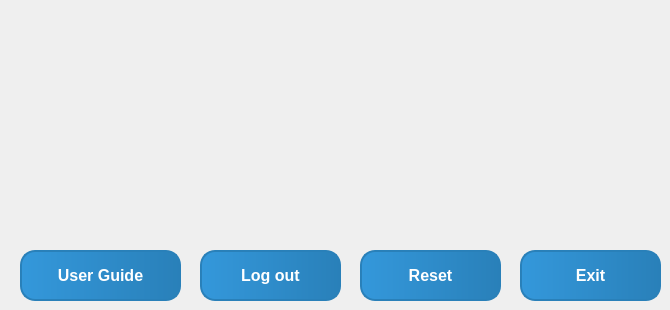
    <widget class="QWidget" name="tabSetting">
     <attribute name="title">
      <string>Setting</string>
     </attribute>
     <widget class="QPushButton" name="pushButtonLogOut">
      <property name="geometry">
       <rect>
        <x>200</x>
        <y>250</y>
        <width>141</width>
        <height>51</height>
       </rect>
      </property>
      <property name="styleSheet">
       <string notr="true">/* Tùy chỉnh cho QTabWidget */
QTabWidget::pane {
    border: none; /* Xóa viền của QTabWidget */
    background-color: transparent; /* Nền trong suốt */
}

QTabBar::tab {
    background: qlineargradient(x1:0, y1:0, x2:1, y2:0, stop:0 #4e79b0, stop:1 #1e5fa1); /* Gradient nền của tab */
    color: white; /* Màu chữ */
    border: 2px solid #1e5fa1; /* Viền tab */
    border-radius: 12px; /* Bo tròn góc của tab */
    padding: 12px; /* Khoảng cách giữa văn bản và viền */
    margin-right: 6px; /* Khoảng cách giữa các tab */
    font-size: 14px; /* Kích thước font chữ */
    font-weight: bold; /* Làm cho chữ đậm */
}

QTabBar::tab:selected {
    background: qlineargradient(x1:0, y1:0, x2:1, y2:0, stop:0 #1abc9c, stop:1 #16a085); /* Gradient nền của tab khi chọn */
    border-color: #1abc9c; /* Viền của tab khi chọn */
}

QTabBar::tab:hover {
    background: qlineargradient(x1:0, y1:0, x2:1, y2:0, stop:0 #16a085, stop:1 #1abc9c); /* Gradient nền của tab khi hover */
}

/* Tùy chỉnh cho các nút */
QPushButton {
    background: qlineargradient(x1:0, y1:0, x2:1, y2:0, stop:0 #3498db, stop:1 #2980b9); /* Gradient nền của nút */
    color: white; /* Màu chữ */
    border: 2px solid #2980b9; /* Viền của nút */
    border-radius: 15px; /* Bo tròn góc của nút */
    padding: 15px 30px; /* Khoảng cách giữa văn bản và viền */
    font-size: 16px; /* Kích thước font chữ */
    font-weight: bold; /* Làm cho chữ đậm */
    transition: background-color 0.3s, border-color 0.3s, color 0.3s; /* Hiệu ứng chuyển màu */
}

QPushButton:hover {
    background: qlineargradient(x1:0, y1:0, x2:1, y2:0, stop:0 #1abc9c, stop:1 #16a085); /* Gradient nền của nút khi hover */
    color: white; /* Màu chữ khi hover */
    border-color: #16a085; /* Viền của nút khi hover */
}

QPushButton:pressed {
    background: qlineargradient(x1:0, y1:0, x2:1, y2:0, stop:0 #16a085, stop:1 #1abc9c); /* Gradient nền của nút khi nhấn */
    border-color: #1abc9c; /* Viền của nút khi nhấn */
    color: white; /* Màu chữ khi nhấn */
    transform: scale(0.98); /* Tạo hiệu ứng co lại khi nhấn */
}

/* Tùy chỉnh cho các tab khi không chọn */
QTabBar::tab:!selected {
    background: qlineargradient(x1:0, y1:0, x2:1, y2:0, stop:0 #34495e, stop:1 #2c3e50); /* Gradient nền cho tab chưa chọn */
    border-color: #2c3e50; /* Viền cho tab chưa chọn */
    color: #ecf0f1; /* Màu chữ cho tab chưa chọn */
}

/* Đảm bảo rằng tab có hiệu ứng khi hover */
QTabBar::tab:hover:!selected {
    background: qlineargradient(x1:0, y1:0, x2:1, y2:0, stop:0 #1abc9c, stop:1 #16a085); /* Gradient nền khi hover vào tab chưa chọn */
    border-color: #16a085;
}
</string>
      </property>
      <property name="text">
       <string>Log out</string>
      </property>
     </widget>
     <widget class="QPushButton" name="pushButtonReset">
      <property name="geometry">
       <rect>
        <x>360</x>
        <y>250</y>
        <width>141</width>
        <height>51</height>
       </rect>
      </property>
      <property name="styleSheet">
       <string notr="true">/* Tùy chỉnh cho QTabWidget */
QTabWidget::pane {
    border: none; /* Xóa viền của QTabWidget */
    background-color: transparent; /* Nền trong suốt */
}

QTabBar::tab {
    background: qlineargradient(x1:0, y1:0, x2:1, y2:0, stop:0 #4e79b0, stop:1 #1e5fa1); /* Gradient nền của tab */
    color: white; /* Màu chữ */
    border: 2px solid #1e5fa1; /* Viền tab */
    border-radius: 12px; /* Bo tròn góc của tab */
    padding: 12px; /* Khoảng cách giữa văn bản và viền */
    margin-right: 6px; /* Khoảng cách giữa các tab */
    font-size: 14px; /* Kích thước font chữ */
    font-weight: bold; /* Làm cho chữ đậm */
}

QTabBar::tab:selected {
    background: qlineargradient(x1:0, y1:0, x2:1, y2:0, stop:0 #1abc9c, stop:1 #16a085); /* Gradient nền của tab khi chọn */
    border-color: #1abc9c; /* Viền của tab khi chọn */
}

QTabBar::tab:hover {
    background: qlineargradient(x1:0, y1:0, x2:1, y2:0, stop:0 #16a085, stop:1 #1abc9c); /* Gradient nền của tab khi hover */
}

/* Tùy chỉnh cho các nút */
QPushButton {
    background: qlineargradient(x1:0, y1:0, x2:1, y2:0, stop:0 #3498db, stop:1 #2980b9); /* Gradient nền của nút */
    color: white; /* Màu chữ */
    border: 2px solid #2980b9; /* Viền của nút */
    border-radius: 15px; /* Bo tròn góc của nút */
    padding: 15px 30px; /* Khoảng cách giữa văn bản và viền */
    font-size: 16px; /* Kích thước font chữ */
    font-weight: bold; /* Làm cho chữ đậm */
    transition: background-color 0.3s, border-color 0.3s, color 0.3s; /* Hiệu ứng chuyển màu */
}

QPushButton:hover {
    background: qlineargradient(x1:0, y1:0, x2:1, y2:0, stop:0 #1abc9c, stop:1 #16a085); /* Gradient nền của nút khi hover */
    color: white; /* Màu chữ khi hover */
    border-color: #16a085; /* Viền của nút khi hover */
}

QPushButton:pressed {
    background: qlineargradient(x1:0, y1:0, x2:1, y2:0, stop:0 #16a085, stop:1 #1abc9c); /* Gradient nền của nút khi nhấn */
    border-color: #1abc9c; /* Viền của nút khi nhấn */
    color: white; /* Màu chữ khi nhấn */
    transform: scale(0.98); /* Tạo hiệu ứng co lại khi nhấn */
}

/* Tùy chỉnh cho các tab khi không chọn */
QTabBar::tab:!selected {
    background: qlineargradient(x1:0, y1:0, x2:1, y2:0, stop:0 #34495e, stop:1 #2c3e50); /* Gradient nền cho tab chưa chọn */
    border-color: #2c3e50; /* Viền cho tab chưa chọn */
    color: #ecf0f1; /* Màu chữ cho tab chưa chọn */
}

/* Đảm bảo rằng tab có hiệu ứng khi hover */
QTabBar::tab:hover:!selected {
    background: qlineargradient(x1:0, y1:0, x2:1, y2:0, stop:0 #1abc9c, stop:1 #16a085); /* Gradient nền khi hover vào tab chưa chọn */
    border-color: #16a085;
}
</string>
      </property>
      <property name="text">
       <string>Reset</string>
      </property>
     </widget>
     <widget class="QPushButton" name="pushButtonUserGuide">
      <property name="geometry">
       <rect>
        <x>20</x>
        <y>250</y>
        <width>161</width>
        <height>51</height>
       </rect>
      </property>
      <property name="styleSheet">
       <string notr="true">/* Tùy chỉnh cho QTabWidget */
QTabWidget::pane {
    border: none; /* Xóa viền của QTabWidget */
    background-color: transparent; /* Nền trong suốt */
}

QTabBar::tab {
    background: qlineargradient(x1:0, y1:0, x2:1, y2:0, stop:0 #4e79b0, stop:1 #1e5fa1); /* Gradient nền của tab */
    color: white; /* Màu chữ */
    border: 2px solid #1e5fa1; /* Viền tab */
    border-radius: 12px; /* Bo tròn góc của tab */
    padding: 12px; /* Khoảng cách giữa văn bản và viền */
    margin-right: 6px; /* Khoảng cách giữa các tab */
    font-size: 14px; /* Kích thước font chữ */
    font-weight: bold; /* Làm cho chữ đậm */
}

QTabBar::tab:selected {
    background: qlineargradient(x1:0, y1:0, x2:1, y2:0, stop:0 #1abc9c, stop:1 #16a085); /* Gradient nền của tab khi chọn */
    border-color: #1abc9c; /* Viền của tab khi chọn */
}

QTabBar::tab:hover {
    background: qlineargradient(x1:0, y1:0, x2:1, y2:0, stop:0 #16a085, stop:1 #1abc9c); /* Gradient nền của tab khi hover */
}

/* Tùy chỉnh cho các nút */
QPushButton {
    background: qlineargradient(x1:0, y1:0, x2:1, y2:0, stop:0 #3498db, stop:1 #2980b9); /* Gradient nền của nút */
    color: white; /* Màu chữ */
    border: 2px solid #2980b9; /* Viền của nút */
    border-radius: 15px; /* Bo tròn góc của nút */
    padding: 15px 30px; /* Khoảng cách giữa văn bản và viền */
    font-size: 16px; /* Kích thước font chữ */
    font-weight: bold; /* Làm cho chữ đậm */
    transition: background-color 0.3s, border-color 0.3s, color 0.3s; /* Hiệu ứng chuyển màu */
}

QPushButton:hover {
    background: qlineargradient(x1:0, y1:0, x2:1, y2:0, stop:0 #1abc9c, stop:1 #16a085); /* Gradient nền của nút khi hover */
    color: white; /* Màu chữ khi hover */
    border-color: #16a085; /* Viền của nút khi hover */
}

QPushButton:pressed {
    background: qlineargradient(x1:0, y1:0, x2:1, y2:0, stop:0 #16a085, stop:1 #1abc9c); /* Gradient nền của nút khi nhấn */
    border-color: #1abc9c; /* Viền của nút khi nhấn */
    color: white; /* Màu chữ khi nhấn */
    transform: scale(0.98); /* Tạo hiệu ứng co lại khi nhấn */
}

/* Tùy chỉnh cho các tab khi không chọn */
QTabBar::tab:!selected {
    background: qlineargradient(x1:0, y1:0, x2:1, y2:0, stop:0 #34495e, stop:1 #2c3e50); /* Gradient nền cho tab chưa chọn */
    border-color: #2c3e50; /* Viền cho tab chưa chọn */
    color: #ecf0f1; /* Màu chữ cho tab chưa chọn */
}

/* Đảm bảo rằng tab có hiệu ứng khi hover */
QTabBar::tab:hover:!selected {
    background: qlineargradient(x1:0, y1:0, x2:1, y2:0, stop:0 #1abc9c, stop:1 #16a085); /* Gradient nền khi hover vào tab chưa chọn */
    border-color: #16a085;
}
</string>
      </property>
      <property name="text">
       <string>User Guide</string>
      </property>
     </widget>
     <widget class="QPushButton" name="pushButtonClose">
      <property name="geometry">
       <rect>
        <x>520</x>
        <y>250</y>
        <width>141</width>
        <height>51</height>
       </rect>
      </property>
      <property name="styleSheet">
       <string notr="true">/* Tùy chỉnh cho QTabWidget */
QTabWidget::pane {
    border: none; /* Xóa viền của QTabWidget */
    background-color: transparent; /* Nền trong suốt */
}

QTabBar::tab {
    background: qlineargradient(x1:0, y1:0, x2:1, y2:0, stop:0 #4e79b0, stop:1 #1e5fa1); /* Gradient nền của tab */
    color: white; /* Màu chữ */
    border: 2px solid #1e5fa1; /* Viền tab */
    border-radius: 12px; /* Bo tròn góc của tab */
    padding: 12px; /* Khoảng cách giữa văn bản và viền */
    margin-right: 6px; /* Khoảng cách giữa các tab */
    font-size: 14px; /* Kích thước font chữ */
    font-weight: bold; /* Làm cho chữ đậm */
}

QTabBar::tab:selected {
    background: qlineargradient(x1:0, y1:0, x2:1, y2:0, stop:0 #1abc9c, stop:1 #16a085); /* Gradient nền của tab khi chọn */
    border-color: #1abc9c; /* Viền của tab khi chọn */
}

QTabBar::tab:hover {
    background: qlineargradient(x1:0, y1:0, x2:1, y2:0, stop:0 #16a085, stop:1 #1abc9c); /* Gradient nền của tab khi hover */
}

/* Tùy chỉnh cho các nút */
QPushButton {
    background: qlineargradient(x1:0, y1:0, x2:1, y2:0, stop:0 #3498db, stop:1 #2980b9); /* Gradient nền của nút */
    color: white; /* Màu chữ */
    border: 2px solid #2980b9; /* Viền của nút */
    border-radius: 15px; /* Bo tròn góc của nút */
    padding: 15px 30px; /* Khoảng cách giữa văn bản và viền */
    font-size: 16px; /* Kích thước font chữ */
    font-weight: bold; /* Làm cho chữ đậm */
    transition: background-color 0.3s, border-color 0.3s, color 0.3s; /* Hiệu ứng chuyển màu */
}

QPushButton:hover {
    background: qlineargradient(x1:0, y1:0, x2:1, y2:0, stop:0 #1abc9c, stop:1 #16a085); /* Gradient nền của nút khi hover */
    color: white; /* Màu chữ khi hover */
    border-color: #16a085; /* Viền của nút khi hover */
}

QPushButton:pressed {
    background: qlineargradient(x1:0, y1:0, x2:1, y2:0, stop:0 #16a085, stop:1 #1abc9c); /* Gradient nền của nút khi nhấn */
    border-color: #1abc9c; /* Viền của nút khi nhấn */
    color: white; /* Màu chữ khi nhấn */
    transform: scale(0.98); /* Tạo hiệu ứng co lại khi nhấn */
}

/* Tùy chỉnh cho các tab khi không chọn */
QTabBar::tab:!selected {
    background: qlineargradient(x1:0, y1:0, x2:1, y2:0, stop:0 #34495e, stop:1 #2c3e50); /* Gradient nền cho tab chưa chọn */
    border-color: #2c3e50; /* Viền cho tab chưa chọn */
    color: #ecf0f1; /* Màu chữ cho tab chưa chọn */
}

/* Đảm bảo rằng tab có hiệu ứng khi hover */
QTabBar::tab:hover:!selected {
    background: qlineargradient(x1:0, y1:0, x2:1, y2:0, stop:0 #1abc9c, stop:1 #16a085); /* Gradient nền khi hover vào tab chưa chọn */
    border-color: #16a085;
}
</string>
      </property>
      <property name="text">
       <string>Exit</string>
      </property>
     </widget>
    </widget>
